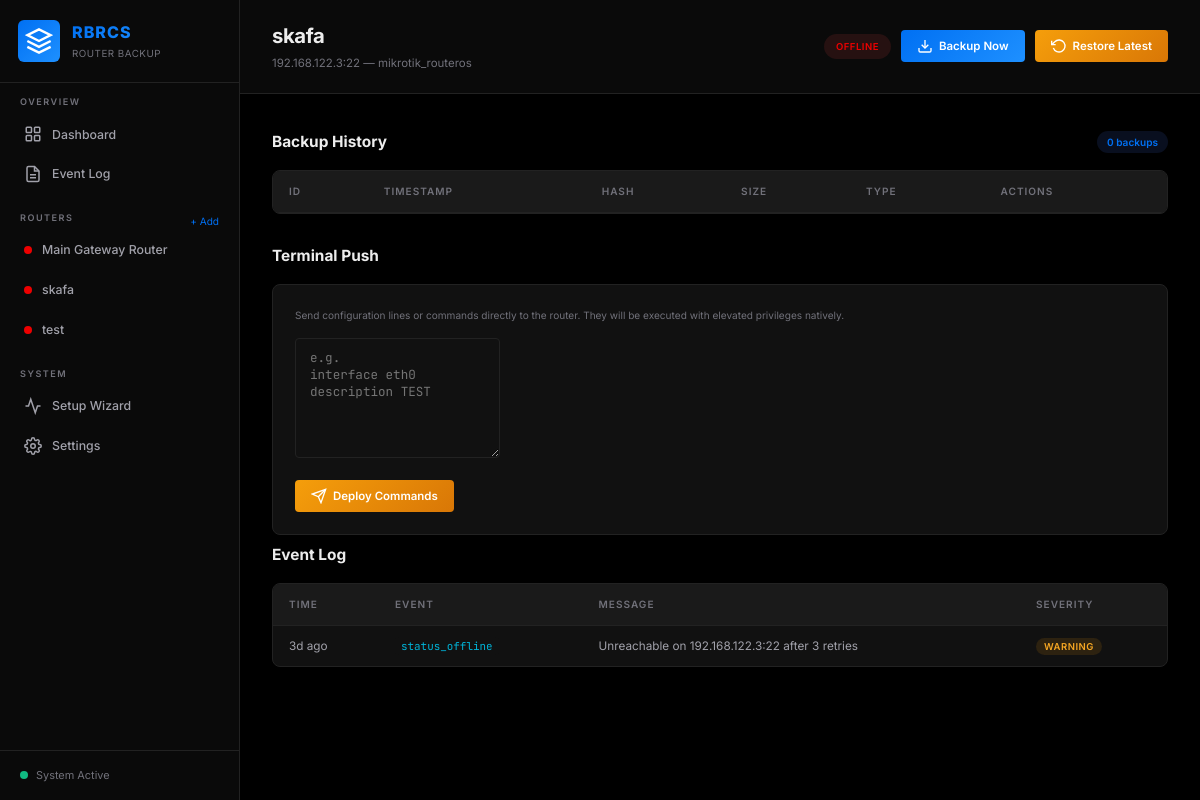
Before: /router/nfbzkj with the older database file.
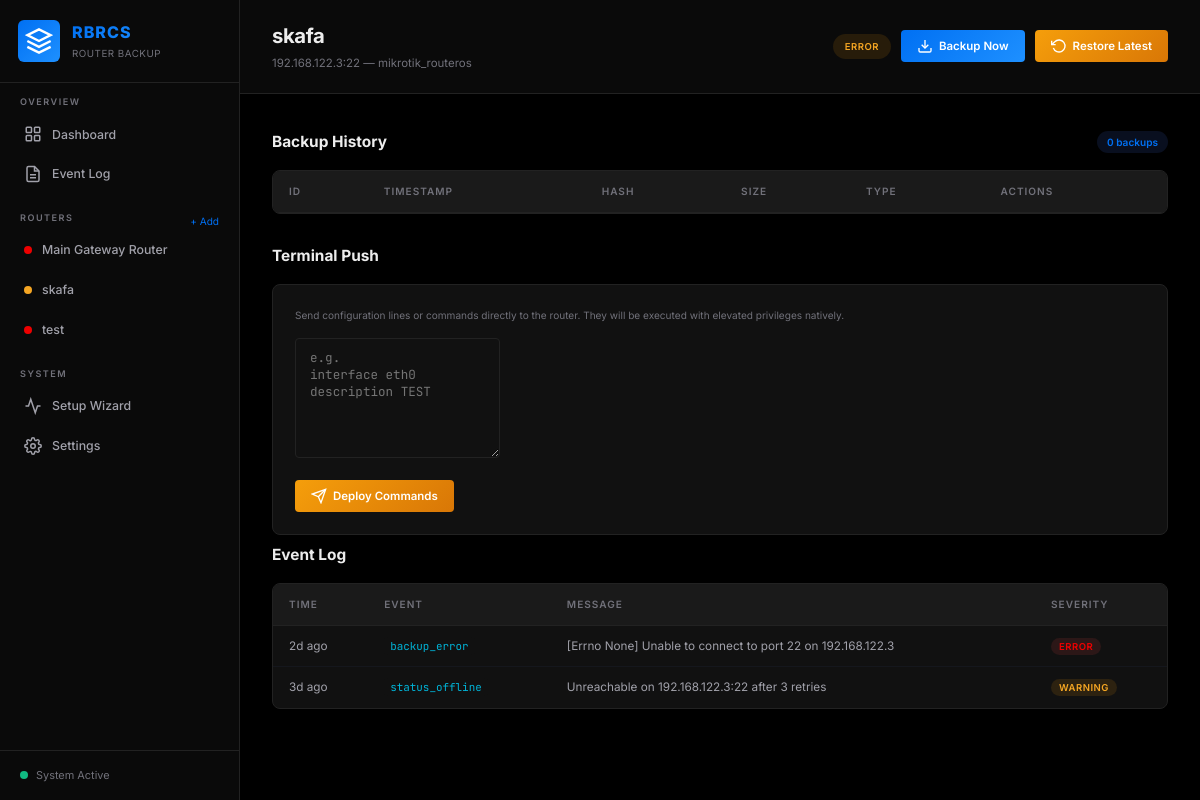
After: the same page with the newer database file.
### tables this page shows
CREATE TABLE routers (
            id            TEXT PRIMARY KEY,
            name          TEXT NOT NULL,
            host          TEXT NOT NULL,
            port          INTEGER DEFAULT 22,
            device_type   TEXT NOT NULL,
            username      TEXT,
            password      TEXT,
            ssh_key_path  TEXT,
            enable_password TEXT,
            status        TEXT DEFAULT 'unknown',
            last_seen     DATETIME,
            last_backup   DATETIME,
            created_at    DATETIME DEFAULT CURRENT_TIMESTAMP
        );

CREATE TABLE events (
            id            INTEGER PRIMARY KEY AUTOINCREMENT,
            router_id     TEXT,
            event_type    TEXT NOT NULL,
            message       TEXT,
            severity      TEXT DEFAULT 'info',
            timestamp     DATETIME DEFAULT CURRENT_TIMESTAMP,
            FOREIGN KEY (router_id) REFERENCES routers(id) ON DELETE SET NULL
        );

### sample_zip/mnt/user-data/outputs/rbrcs.py (the view)
@app.route("/router/<router_id>")
def router_detail(router_id):
    router = get_router(router_id)
    if not router:
        return "Router not found", 404
    history = get_config_history(router_id, limit=50)
    events = get_events(limit=30, router_id=router_id)
    return render_template("router_detail.html",
                           router=router, history=history, events=events)

### sample_zip/mnt/user-data/outputs/rbrcs.py (called while the page is built)
def get_db(db_path=None):
    path = db_path or DB_PATH
    conn = sqlite3.connect(path)
    conn.row_factory = sqlite3.Row
    conn.execute("PRAGMA journal_mode=WAL")      # Better concurrent access
    conn.execute("PRAGMA foreign_keys=ON")
    conn.execute("PRAGMA cache_size = -2000")    # 2MB cache, reduces disk I/O
    conn.execute("PRAGMA temp_store = MEMORY")   # Keep temporary tables/indices in memory
    return conn

def get_all_routers(db_path=None):
    conn = get_db(db_path)
    rows = conn.execute("SELECT * FROM routers ORDER BY name").fetchall()
    conn.close()
    return [dict(r) for r in rows]

def get_router(router_id, db_path=None):
    conn = get_db(db_path)
    row = conn.execute("SELECT * FROM routers WHERE id = ?", (router_id,)).fetchone()
    conn.close()
    return dict(row) if row else None

def get_config_history(router_id, limit=50, db_path=None):
    conn = get_db(db_path)
    rows = conn.execute("""
        SELECT id, router_id, config_hash, config_size, change_type, timestamp
        FROM configs WHERE router_id = ?
        ORDER BY timestamp DESC LIMIT ?
    """, (router_id, limit)).fetchall()
    conn.close()
    return [dict(r) for r in rows]

### sample_zip/templates/router_detail.html (shortened to what this page needs)
{% extends "base.html" %}
{% block page_title %}{{ router.name }}{% endblock %}
{% block page_subtitle %}{{ router.host }}:{{ router.port }} — {{ router.device_type }}{% endblock %}
{% block top_actions %}
<span class="status-badge {{ router.status }}">{{ router.status | upper }}</span>
<button class="btn btn-primary" onclick="backupRouter('{{ router.id }}')" id="btn-backup-now">
    <svg width="16" height="16" viewBox="0 0 24 24" fill="none" stroke="currentColor" stroke-width="2">
        <path d="M21 15v4a2 2 0 0 1-2 2H5a2 2 0 0 1-2-2v-4"/>
        <polyline points="7 10 12 15 17 10"/>
        <line x1="12" y1="15" x2="12" y2="3"/>
    </svg>
    Backup Now
</button>
<button class="btn btn-warning" onclick="restoreLatest('{{ router.id }}')" id="btn-restore-latest">
    <svg width="16" height="16" viewBox="0 0 24 24" fill="none" stroke="currentColor" stroke-width="2">
        <polyline points="1 4 1 10 7 10"/>
        <path d="M3.51 15a9 9 0 1 0 2.13-9.36L1 10"/>
    </svg>
    Restore Latest
</button>
{% endblock %}
{% block content %}
<div class="section-header">
    <h2>Backup History</h2>
    <span class="badge">{{ history | length }} backups</span>
</div>
<div class="table-container">
    <table class="data-table" id="history-table">
        <thead>
            <tr>
                <th>ID</th>
                <th>Timestamp</th>
                <th>Hash</th>
                <th>Size</th>
                <th>Type</th>
                <th>Actions</th>
            </tr>
        </thead>
    </table>
</div>
<div class="section-header" style="margin-top: 30px;">
    <h2>Terminal Push</h2>
</div>
<div class="settings-card full-width">
    <p class="form-text" style="margin-bottom: 15px;">Send configuration lines or commands directly to the router. They will be executed with elevated privileges natively.</p>
    <textarea id="config-payload" class="form-control" style="font-family: 'JetBrains Mono', monospace; height: 120px; resize: vertical; margin-bottom: 15px; color: #a1b8ce;" placeholder="e.g.&#10;interface eth0&#10;description TEST"></textarea>
    <div style="display: flex; gap: 15px; flex-direction: column;">
        <button class="btn btn-warning" id="btn-deploy-config" onclick="deployAdhocConfig('{{ router.id }}')" style="align-self: flex-start;">
            <svg width="16" height="16" viewBox="0 0 24 24" fill="none" stroke="currentColor" stroke-width="2">
                <path d="M22 2L11 13"/>
                <polygon points="22 2 15 22 11 13 2 9 22 2"/>
            </svg>
            Deploy Commands
        </button>
    </div>
</div>
<div class="section-header">
    <h2>Event Log</h2>
</div>
<div class="table-container">
    <table class="data-table" id="router-events-table">
        <thead>
            <tr>
                <th>Time</th>
                <th>Event</th>
                <th>Message</th>
                <th>Severity</th>
            </tr>
        </thead>
        <tbody>
            {% for event in events %}
            <tr>
                <td>{{ event.timestamp | time_ago }}</td>
                <td><code>{{ event.event_type }}</code></td>
                <td>{{ event.message }}</td>
                <td><span class="severity-badge {{ event.severity }}">{{ event.severity }}</span></td>
            </tr>
            {% endfor %}
        </tbody>
    </table>
</div>
{% endblock %}

### sample_zip/templates/base.html (shortened to what the changed rows need)
<!DOCTYPE html>
<html lang="en">
<head>
    <link rel="stylesheet" href="{{ url_for('static', filename='style.css') }}">
</head>
<body>
    <nav class="sidebar" id="sidebar">
        <div class="nav-section">
            <div style="display: flex; justify-content: space-between; align-items: center;">
                <span class="nav-section-title">Routers</span>
                <a href="{{ url_for('add_router_page') }}" style="color: var(--accent-blue); text-decoration: none; font-size: 0.72rem; padding-right: 8px;">+ Add</a>
            </div>
            {% for router in sidebar_routers %}
            <a href="{{ url_for('router_detail', router_id=router.id) }}" class="nav-link" id="nav-router-{{ router.id }}">
                <span class="status-dot {{ router.status }}"></span>
                {{ router.name }}
            </a>
            {% endfor %}
        </div>
    </nav>
    <main class="main-content" id="main-content">
        <header class="top-bar">
            <div class="page-title">
                <h1 id="page-heading">{% block page_title %}Dashboard{% endblock %}</h1>
                <p class="page-subtitle">{% block page_subtitle %}{% endblock %}</p>
            </div>
            <div class="top-bar-actions">
                {% block top_actions %}{% endblock %}
            </div>
        </header>
        <div class="content-area">
            {% block content %}{% endblock %}
        </div>
    </main>
</body>
</html>

Changed rows visible on the page:
changed routers "skafa": status "OFFLINE" → "ERROR"
added events: timestamp "2d ago", event_type "backup_error", message "[Errno None] Unable to connect to port 22 on 192.168.122.3", severity "ERROR"
